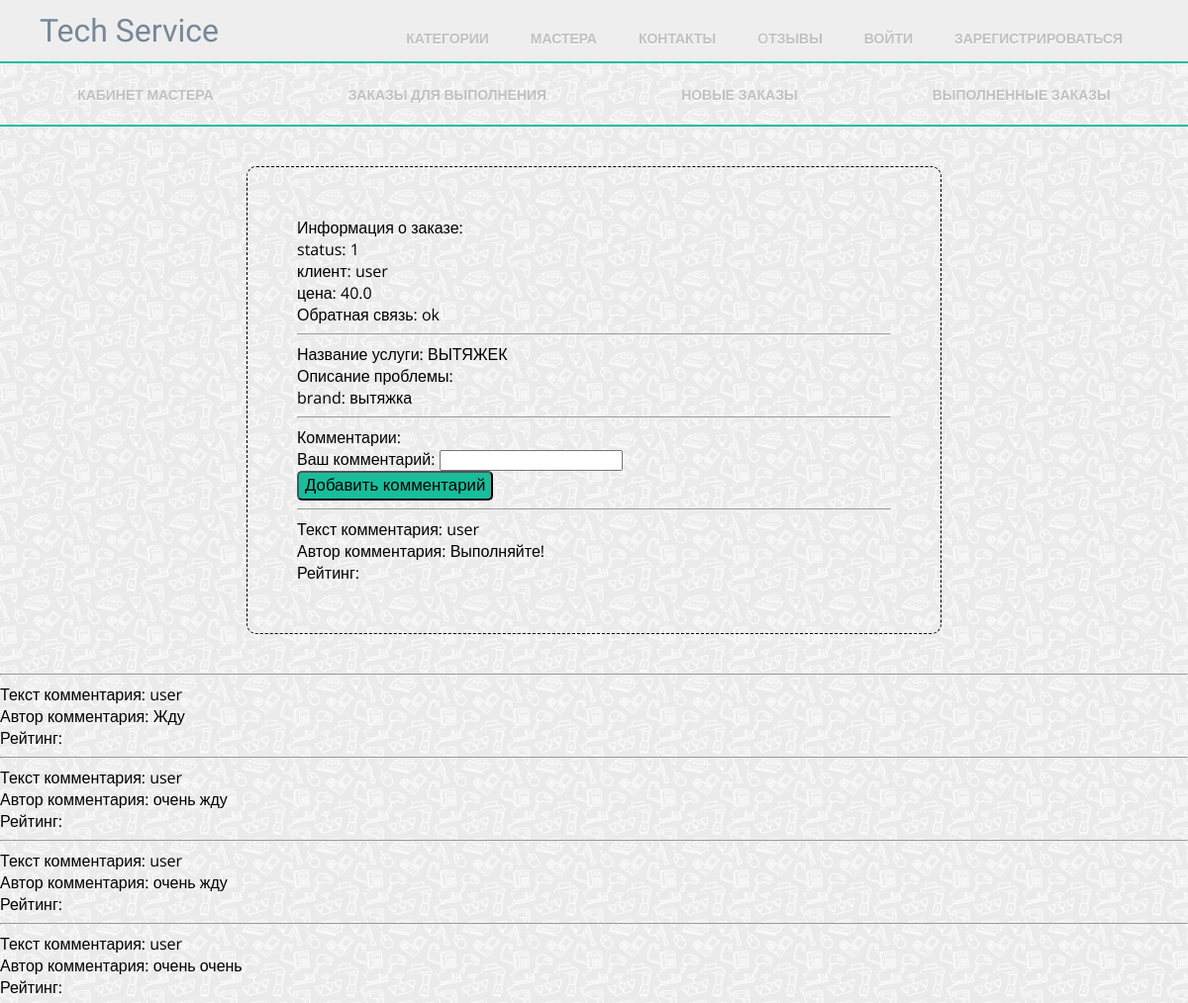
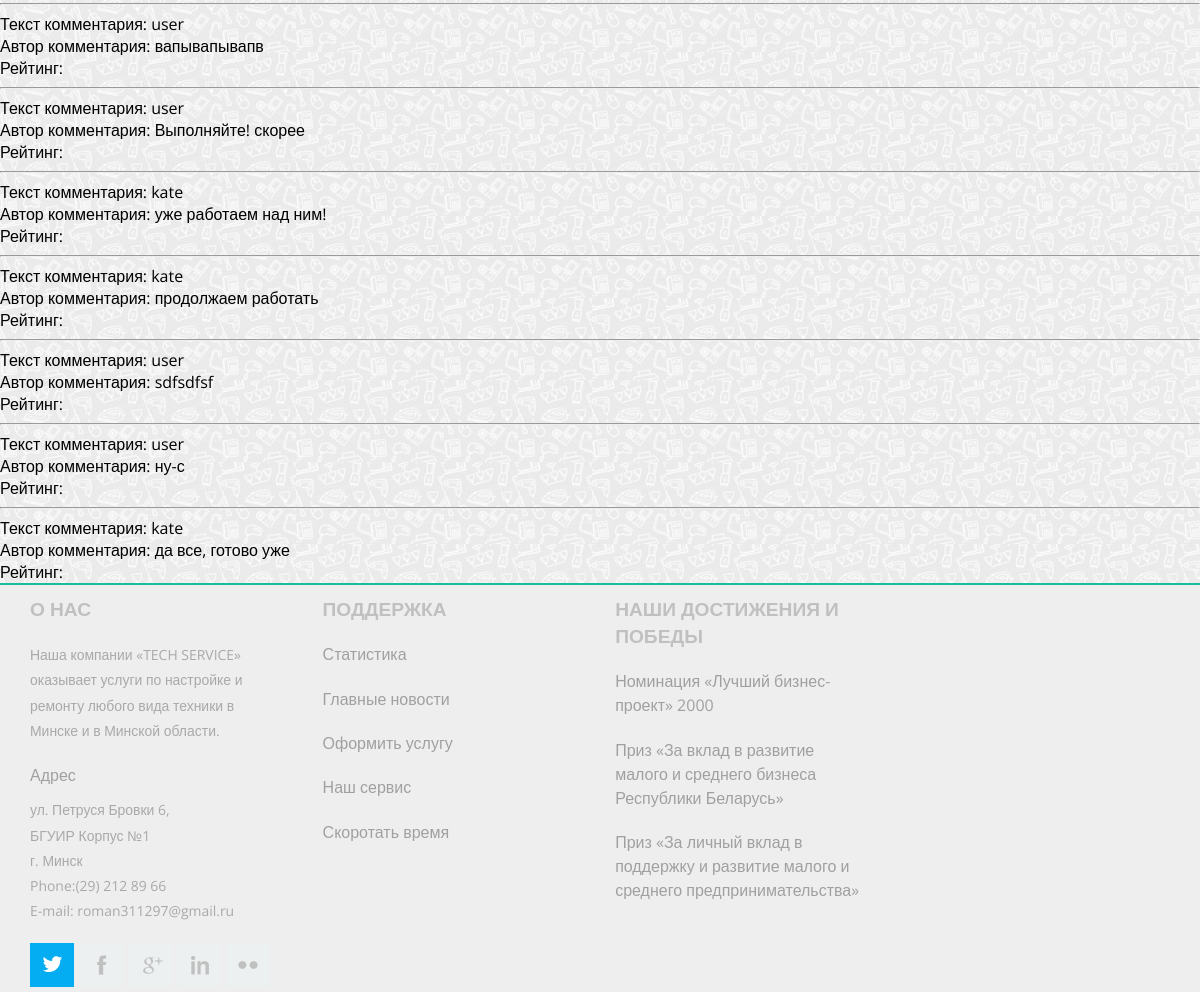
Page /master/orders/8/ on the earlier database version (2 pictures, top to bottom).
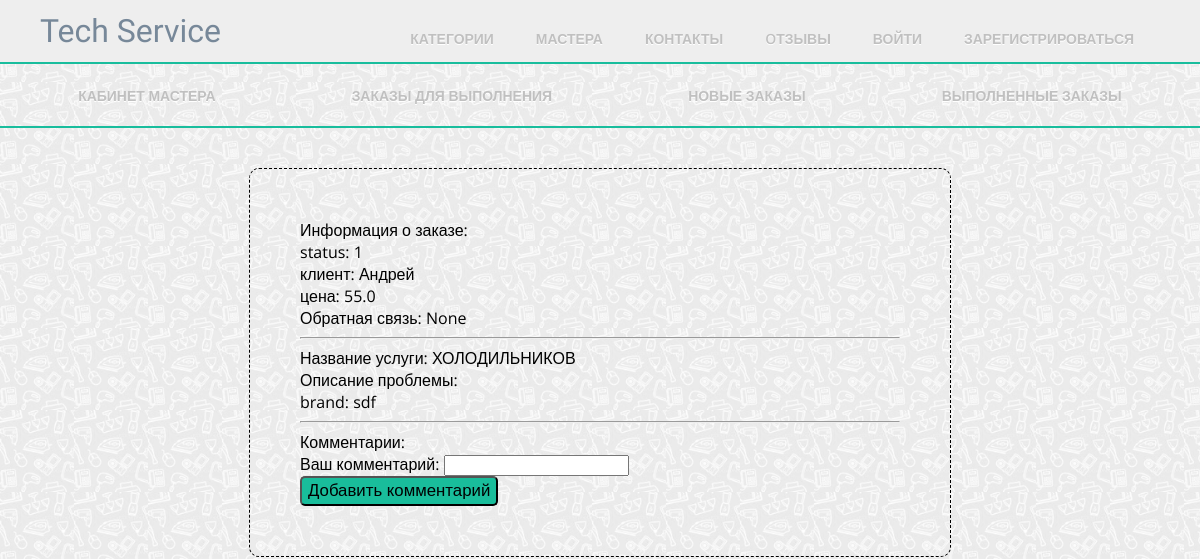
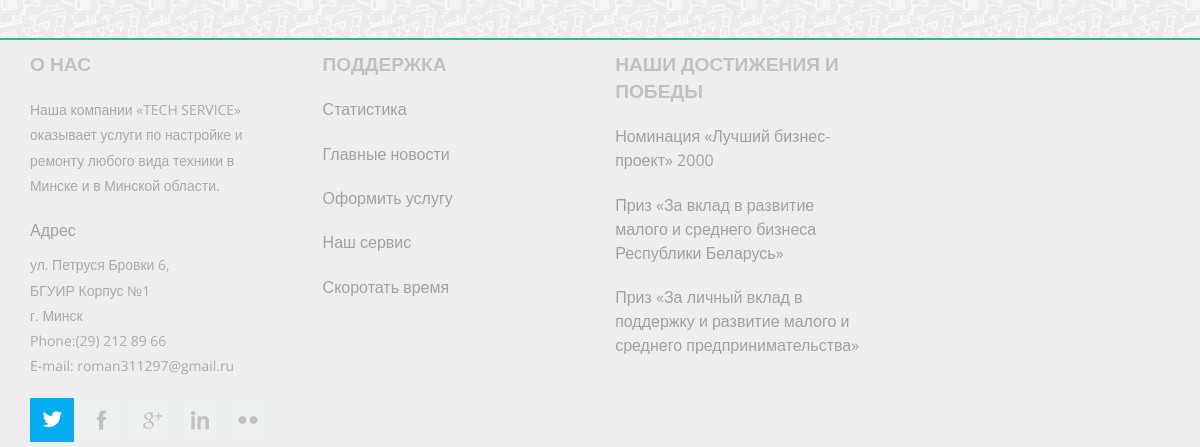
Same page on the later database version (2 pictures, top to bottom).
### master_office/models.py (models this page shows, shortened)
class Order(models.Model):
    client = models.ForeignKey(User, on_delete=models.CASCADE)
    status = models.IntegerField(default=0)
    price = models.FloatField()
    begin_date = models.DateTimeField(auto_now=True)
    end_date = models.DateTimeField(blank=True, null=True)
    expected_date = models.DateTimeField(blank=True, null=True)
    rating = models.IntegerField(default=0, blank=True, null=True)
    feedback = models.TextField(blank=True, null=True)

class OrderLine(models.Model):
    order = models.ForeignKey('Order', on_delete=models.CASCADE)
    service = models.ForeignKey(Service, on_delete=models.CASCADE)
    master = models.ForeignKey('Master', on_delete=models.CASCADE, blank=True, null=True)
    brand_name = models.CharField(max_length=20)
    device_name = models.CharField(max_length=20)
    serial_id = models.CharField(max_length=20)
    feedback = models.TextField(blank=True, null=True)
    trouble_description = models.TextField()
    status = models.IntegerField(default=0)

class Comment(models.Model):
    content = models.TextField(verbose_name="Текст комментария")
    author = models.ForeignKey(User, null=True)
    order = models.ForeignKey(Order)
    date = models.DateTimeField(auto_now=True, blank=True, null=True)

### mainApp/models.py (models this page shows, shortened)
class Service(models.Model):
    name = models.CharField(max_length=120)
    description = models.TextField()
    time = models.CharField(max_length=20, help_text="How much time service will take")
    price = models.IntegerField()
    area = models.ForeignKey('Area', on_delete=models.SET_NULL, null=True)

### master_office/views.py (the view)
# urls.py: url(r'^orders/(?P<pk>\d+)/$', 'client_office.views.order', name="client_office-detail"),
def order(request, pk=1):
    comment_form = CommentForm()
    args = {}
    args['order'] = Order.objects.get(id=pk)
    args['comments'] = Comment.objects.filter(order=args['order'])
    args['form'] = comment_form
    args['username'] = request.user
    return render(request, 'master_office/order_detail.html', args)

### master_office/forms.py (shortened to what this page needs)
class CommentForm(forms.ModelForm):
    content = forms.CharField(label="Ваш комментарий",required=True)
    class Meta:
        model = Comment
        fields = ('content',)

### master_office/templates/master_office/order_detail.html
{% extends "master_office/master_wrapper.html" %} {% block master_content %}
<div class="order">Информация о заказе:
<p>status: {{order.status}}</p>
<p>клиент: {{order.client.first_name}}</p>
<p>цена: {{order.price}}</p>
<p>Обратная связь: {{order.feedback}}</p>
<hr> {% for line in order.orderline_set.all %}
<p>
    <p>Название услуги: {{line.service.name}}</p>
    <p>Описание проблемы: {{line.touble_description}}</p>
    <p>brand: {{line.brand_name}}</p>
</p>
<hr> {% endfor %}
<div class="large-offset-1 large-8 columns">
    <p>Комментарии:</p>
    <form action="{% url 'addcomment_master' order.id %} " method="post">
        {% csrf_token %} {{ form.as_p }}
        <button class="button" type="submit">Добавить комментарий</button>
    </form>
</div>
{% for comment in order.comment_set.all %}
    <hr>
    <p>Текст комментария: {{comment.author.username}}</p>
    <p>Автор комментария: {{comment.content}}</p>
    <p>Рейтинг: {{comment.rating}}</p>
</div>
{% endfor %}
{% endblock %}

Differences in the rows shown:
no longer on this page (row edited): Comment: author.username "user", content "Выполняйте!"
no longer on this page (row edited): Comment: author.username "user", content "Жду"
removed Comment: author.username "user", content "очень жду"
removed Comment: author.username "user", content "очень жду"
removed Comment: author.username "user", content "очень очень"
removed Comment: author.username "user", content "вапывапывапв"
removed Comment: author.username "user", content "Выполняйте! скорее"
removed Comment: author.username "kate", content "уже работаем над ним!"
removed Comment: author.username "kate", content "продолжаем работать"
removed Comment: author.username "user", content "sdfsdfsf"
removed Comment: author.username "user", content "ну-с"
removed Comment: author.username "kate", content "да все, готово уже"
changed Order: client.first_name "user" → "Андрей"; price "40.0" → "55.0"; feedback "ok" → "None"
changed OrderLine: service.name "ВЫТЯЖЕК" → "ХОЛОДИЛЬНИКОВ"; brand_name "вытяжка" → "sdf"
